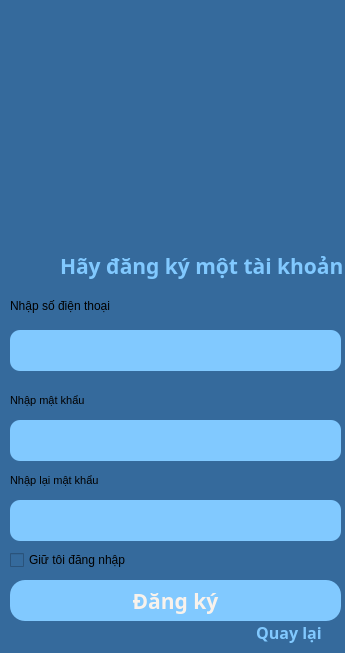
<?xml version="1.0" encoding="UTF-8"?>
<ui version="4.0">
 <class>MainWindow</class>
 <widget class="QMainWindow" name="MainWindow">
  <property name="geometry">
   <rect>
    <x>0</x>
    <y>0</y>
    <width>345</width>
    <height>653</height>
   </rect>
  </property>
  <property name="windowTitle">
   <string>MainWindow</string>
  </property>
  <widget class="QWidget" name="centralwidget">
   <property name="styleSheet">
    <string notr="true">background-color: #356a9c;</string>
   </property>
   <widget class="QLineEdit" name="pass_reg">
    <property name="geometry">
     <rect>
      <x>10</x>
      <y>420</y>
      <width>331</width>
      <height>41</height>
     </rect>
    </property>
    <property name="font">
     <font>
      <pointsize>15</pointsize>
     </font>
    </property>
    <property name="styleSheet">
     <string notr="true">background-color:rgb(129, 201, 255);
color: #F8F2EC;
border-style: solid;
border-radius: 10px;</string>
    </property>
    <property name="echoMode">
     <enum>QLineEdit::Password</enum>
    </property>
   </widget>
   <widget class="QWidget" name="Login" native="true">
    <property name="geometry">
     <rect>
      <x>20</x>
      <y>30</y>
      <width>321</width>
      <height>121</height>
     </rect>
    </property>
    <layout class="QVBoxLayout" name="verticalLayout"/>
   </widget>
   <widget class="QPushButton" name="register_btn">
    <property name="geometry">
     <rect>
      <x>10</x>
      <y>580</y>
      <width>331</width>
      <height>41</height>
     </rect>
    </property>
    <property name="font">
     <font>
      <family>Bahnschrift</family>
      <pointsize>16</pointsize>
      <weight>75</weight>
      <italic>false</italic>
      <bold>true</bold>
     </font>
    </property>
    <property name="cursor">
     <cursorShape>PointingHandCursor</cursorShape>
    </property>
    <property name="styleSheet">
     <string notr="true">border-radius: 15px;
font: 600 16pt &quot;Bahnschrift&quot;;
background-color:rgb(129, 201, 255);
color: #F8F2EC;</string>
    </property>
    <property name="text">
     <string>Đăng ký</string>
    </property>
   </widget>
   <widget class="QLabel" name="label_3">
    <property name="geometry">
     <rect>
      <x>60</x>
      <y>250</y>
      <width>291</width>
      <height>31</height>
     </rect>
    </property>
    <property name="font">
     <font>
      <family>Bahnschrift</family>
      <pointsize>16</pointsize>
      <weight>75</weight>
      <italic>false</italic>
      <bold>true</bold>
     </font>
    </property>
    <property name="styleSheet">
     <string notr="true">font: 600 16pt &quot;Bahnschrift&quot;;
background-color:none;
color:rgb(129, 201, 255);</string>
    </property>
    <property name="text">
     <string>Hãy đăng ký một tài khoản</string>
    </property>
   </widget>
   <widget class="QCheckBox" name="checkBox">
    <property name="geometry">
     <rect>
      <x>10</x>
      <y>550</y>
      <width>141</width>
      <height>20</height>
     </rect>
    </property>
    <property name="text">
     <string>Giữ tôi đăng nhập</string>
    </property>
   </widget>
   <widget class="QLabel" name="label_4">
    <property name="geometry">
     <rect>
      <x>10</x>
      <y>290</y>
      <width>171</width>
      <height>31</height>
     </rect>
    </property>
    <property name="font">
     <font>
      <pointsize>9</pointsize>
     </font>
    </property>
    <property name="styleSheet">
     <string notr="true"/>
    </property>
    <property name="text">
     <string>Nhập số điện thoại</string>
    </property>
   </widget>
   <widget class="QLabel" name="label">
    <property name="geometry">
     <rect>
      <x>50</x>
      <y>10</y>
      <width>241</width>
      <height>231</height>
     </rect>
    </property>
    <property name="text">
     <string/>
    </property>
    <property name="pixmap">
     <pixmap>icons/anony.png</pixmap>
    </property>
    <property name="scaledContents">
     <bool>true</bool>
    </property>
   </widget>
   <widget class="QLineEdit" name="Phone_reg">
    <property name="geometry">
     <rect>
      <x>10</x>
      <y>330</y>
      <width>331</width>
      <height>41</height>
     </rect>
    </property>
    <property name="font">
     <font>
      <pointsize>15</pointsize>
     </font>
    </property>
    <property name="styleSheet">
     <string notr="true">background-color:rgb(129, 201, 255);
color: #F8F2EC;
border-style: solid;
border-radius: 10px;</string>
    </property>
   </widget>
   <widget class="QLabel" name="label_5">
    <property name="geometry">
     <rect>
      <x>10</x>
      <y>390</y>
      <width>171</width>
      <height>21</height>
     </rect>
    </property>
    <property name="font">
     <font>
      <pointsize>8</pointsize>
     </font>
    </property>
    <property name="styleSheet">
     <string notr="true"/>
    </property>
    <property name="text">
     <string>Nhập mật khẩu</string>
    </property>
   </widget>
   <widget class="QLabel" name="label_6">
    <property name="geometry">
     <rect>
      <x>10</x>
      <y>470</y>
      <width>171</width>
      <height>21</height>
     </rect>
    </property>
    <property name="font">
     <font>
      <pointsize>8</pointsize>
     </font>
    </property>
    <property name="styleSheet">
     <string notr="true"/>
    </property>
    <property name="text">
     <string>Nhập lại mật khẩu</string>
    </property>
   </widget>
   <widget class="QLineEdit" name="re_pass_reg">
    <property name="geometry">
     <rect>
      <x>10</x>
      <y>500</y>
      <width>331</width>
      <height>41</height>
     </rect>
    </property>
    <property name="font">
     <font>
      <pointsize>15</pointsize>
     </font>
    </property>
    <property name="styleSheet">
     <string notr="true">background-color:rgb(129, 201, 255);
color: #F8F2EC;
border-style: solid;
border-radius: 10px;</string>
    </property>
    <property name="echoMode">
     <enum>QLineEdit::Password</enum>
    </property>
   </widget>
   <widget class="QPushButton" name="goback_reg">
    <property name="geometry">
     <rect>
      <x>240</x>
      <y>620</y>
      <width>98</width>
      <height>25</height>
     </rect>
    </property>
    <property name="font">
     <font>
      <family>Bahnschrift</family>
      <pointsize>-1</pointsize>
      <weight>75</weight>
      <italic>false</italic>
      <bold>true</bold>
     </font>
    </property>
    <property name="cursor">
     <cursorShape>PointingHandCursor</cursorShape>
    </property>
    <property name="styleSheet">
     <string notr="true">border-radius: 15px;
font: 600 16pt &quot;Bahnschrift&quot;;
background-color:none;
color: rgb(129, 201, 255);
font-size: 16px;
</string>
    </property>
    <property name="text">
     <string>Quay lại</string>
    </property>
   </widget>
  </widget>
 </widget>
 <resources/>
 <connections/>
</ui>
